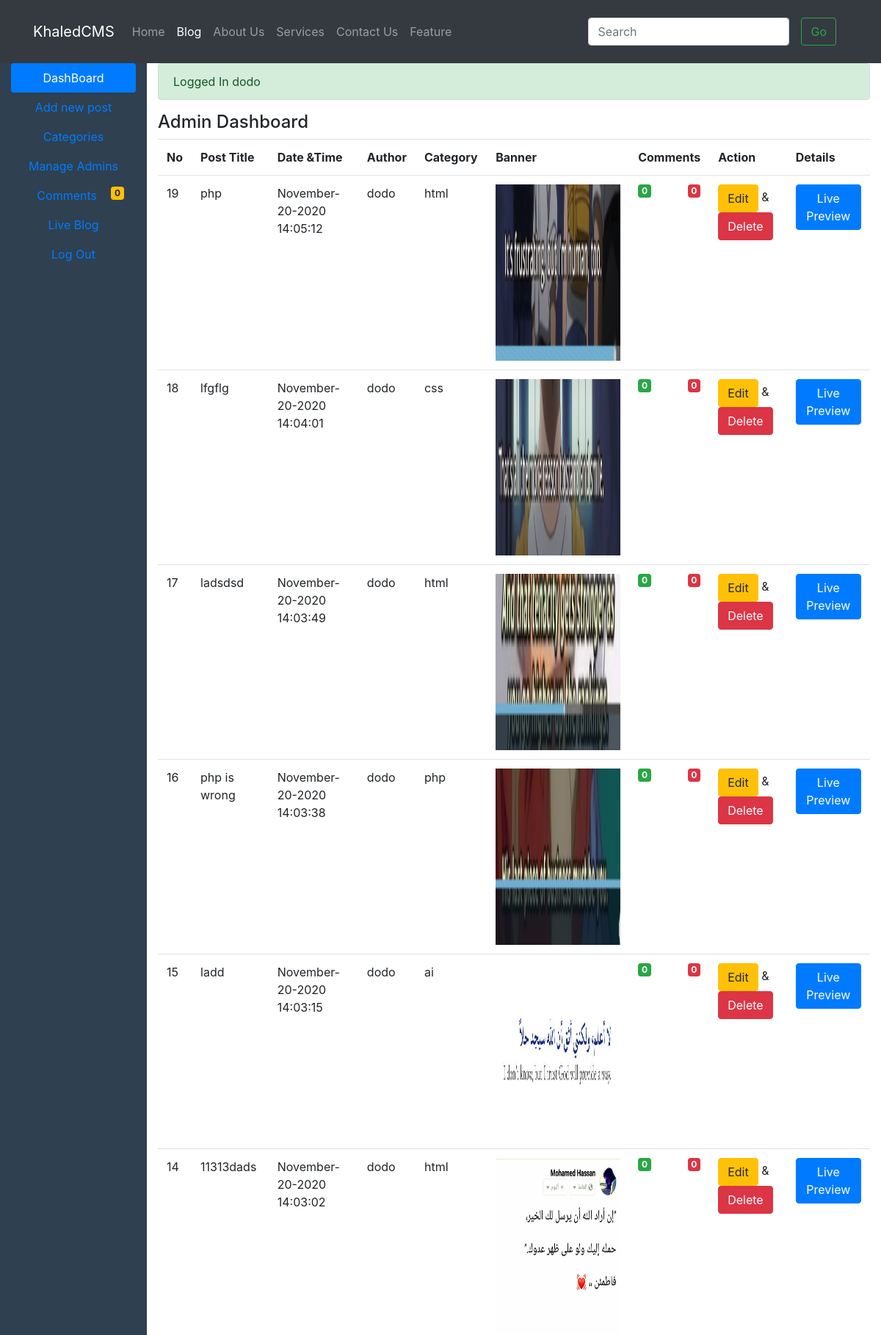
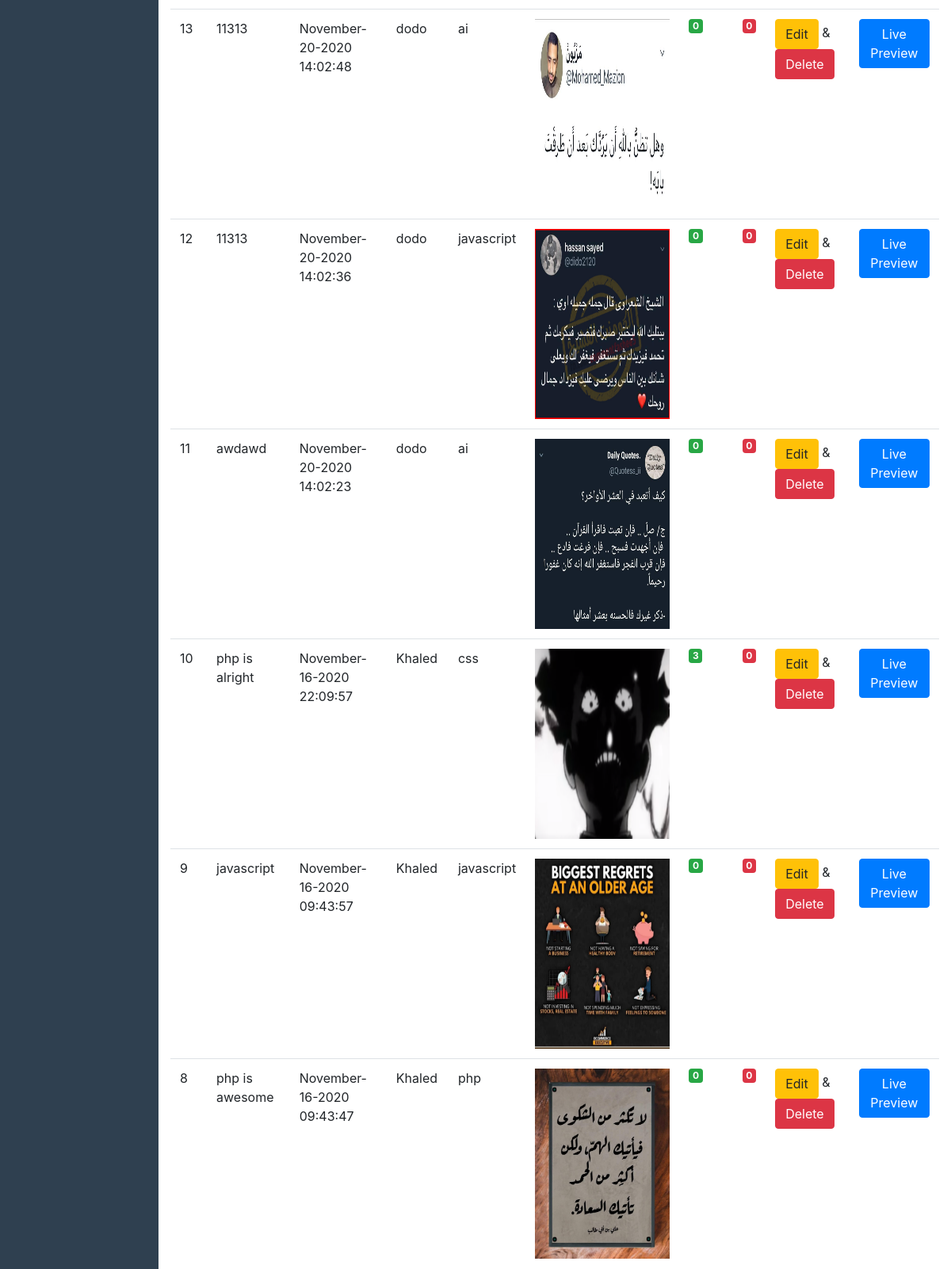
The page /dashboard.php (signed in, upper part) on the database its author committed (2 pictures, top to bottom).
### tables this page shows
CREATE TABLE `admin_panel` (
  `id` int(11) NOT NULL,
  `datetime` varchar(255) NOT NULL,
  `title` varchar(255) NOT NULL,
  `category` varchar(255) NOT NULL,
  `author` varchar(100) NOT NULL,
  `image` varchar(255) NOT NULL,
  `post` varchar(10000) NOT NULL
);

### dashboard.php (the view, shortened to what this page needs)
<?php require("include/Sessions.php") ?>
<?php require("include/functions.php"); ?>
<!DOCTYPE html>
<html lang="en">
<head>
    <link rel="stylesheet" href="https://stackpath.bootstrapcdn.com/bootstrap/4.3.1/css/bootstrap.min.css">
    <link rel="stylesheet" href="css/admin.css">
</head>
<body>
<nav class="navbar navbar-expand-lg navbar-dark bg-dark">
<div class="container">
  <a class="navbar-brand" href="#">KhaledCMS</a>
  <div class="collapse navbar-collapse" id="navbarNav">
    <ul class="navbar-nav  mr-auto mt-2 mt-lg-0">
      <li class="nav-item">
        <a class="nav-link" href="#">Home</span></a>
      </li>
      <li class="nav-item">
        <a class="nav-link active" target="_blank" href="blog.php">Blog</a>
      </li>
      <li class="nav-item">
        <a class="nav-link" href="#">About Us</a>
      </li>
      <li class="nav-item">
        <a class="nav-link" href="#">Services</a>
      </li>
      <li class="nav-item">
        <a class="nav-link" href="#">Contact Us</a>
      </li>
      <li class="nav-item">
        <a class="nav-link" href="#">Feature</a>
      </li>
    </ul>
    <form action="blog.php" class="form-inline  my-2 my-lg-0">
    <input class="form-control" type="text" name="Search" placeholder="Search">
    <button class="btn btn-outline-success m-3" name="SearchButton">Go</button>
  </form>
  </div>
  </div>
</nav>
<div class="container-fluid">
<div class="row">
<div class="col-sm-2">
<ul id="side_menu" class="nav flex-column nav-pills nav-fill ">
<li class=" nav-item " > <a  class = "nav-link active " href="dashboard.php">DashBoard</a></li>
<li class=" nav-item">  <a class = "nav-link" href="addnewpost.php">Add new post</a></li>
<li class=" nav-item"> <a class = "nav-link " href="categories.php">Categories</a></li>
<li class=" nav-item"> <a class = "nav-link" href="#">Manage Admins</a></li>
<li class=" nav-item"> <a class = "nav-link" href="Comments.php">Comments
<?php
 $queryall = "SELECT COUNT(*) FROM comments WHERE status ='OFF' ";
$Executeall = mysqli_query($connection,$queryall);
$row = mysqli_fetch_array($Executeall);
$total=array_shift($row);
?>
 <span class="float-right badge badge-warning">
<?php
 echo $total;
 ?>
</a></li>
<li class=" nav-item"> <a class = "nav-link" href="#">Live Blog</a></li>
<li class=" nav-item"> <a class = "nav-link" href="logout.php">Log Out</a></li>
</ul>
</div>
<div class="col-sm-10">
<div><?php echo Message();
echo SuccessMessage ()
?></div>
<h4>Admin Dashboard</h4>
<div>
<table class="table table-stripped table-hover">
<tr>
<th>No</th>
<th>Post Title</th>
<th>Date &Time</th>
<th>Author</th>
<th>Category</th>
<th>Banner</th>
<th>Comments</th>
<th>Action</th>
<th>Details</th>
</tr>
<?php
global $connection;
$ViewQuery= "SELECT * FROM admin_panel ORDER BY datetime desc";
$Execute = mysqli_query ($connection,$ViewQuery);
while ($row = mysqli_fetch_assoc($Execute)) {
    $Id = $row["id"];
    $DateTime = $row["datetime"];
    $Title = $row["title"];
    $Category = $row["category"];
    $Admin = $row["author"];
    $Image = $row["image"];
?>
<tr>
<td><?php echo $Id ?></td>
<td><?php echo $Title ?></td>
<td><?php echo $DateTime ?></td>
<td><?php echo $Admin ?></td>
<td><?php echo $Category ?></td>
<td> <img src="Upload/<?php echo $Image ?>" width="170px" height="240px"> </td>
<td>
<?php
global $connection;
$queryapprove = "SELECT COUNT(*) FROM comments WHERE admin_panel_id = '$Id' AND status ='ON' ";
$Executeapproved = mysqli_query($connection,$queryapprove);
$row = mysqli_fetch_array($Executeapproved);
$total=array_shift($row);
?>
 <span class="float-left badge badge-success">
<?php
 echo $total;
 ?>
 </span>
 <?php
 $queryunapproved = "SELECT COUNT(*) FROM comments WHERE admin_panel_id = '$Id' AND status ='OFF' ";
$Executeunapproved = mysqli_query($connection,$queryunapproved);
$row = mysqli_fetch_array($Executeunapproved);
$total=array_shift($row);
?>
 <span class="float-right badge badge-danger">
<?php
 echo $total;
 ?>
</td>
<td> <a href="EditPost.php?Edit=<?php echo $Id ?> "> <span class="btn btn-warning">Edit</span>  </a> &
<a href="DeletePost.php?Delete=<?php echo $Id ?> "> <span class="btn btn-danger">Delete</span> </a>
 </td>
<td><a  target="_blank" href="FullPost.php?id=<?php echo $Id ?> "> <span class="btn btn-primary">Live Preview</span></td>
</tr>
<?php } ?>
</table>
</div>
</div>
</div>
</body>
</html>

### css/admin.css (style rules this page uses)
body { background-color: #2f4050; }
.col-sm-10 { background-color: #ffffff; }
#side_menu { color: #9fb1c2; }

### rows shown on the page
admin_panel: id "19", title "php", datetime "November-20-2020 14:05:12", author "dodo", category "html", image (picture), total "0"
admin_panel: id "18", title "lfgflg", datetime "November-20-2020 14:04:01", author "dodo", category "css", image (picture), total "0"
admin_panel: id "17", title "ladsdsd", datetime "November-20-2020 14:03:49", author "dodo", category "html", image (picture), total "0"
admin_panel: id "16", title "php is wrong", datetime "November-20-2020 14:03:38", author "dodo", category "php", image (picture), total "0"
admin_panel: id "15", title "ladd", datetime "November-20-2020 14:03:15", author "dodo", category "ai", image (picture), total "0"
admin_panel: id "14", title "11313dads", datetime "November-20-2020 14:03:02", author "dodo", category "html", image (picture), total "0"
admin_panel: id "13", title "11313", datetime "November-20-2020 14:02:48", author "dodo", category "ai", image (picture), total "0"
admin_panel: id "12", title "11313", datetime "November-20-2020 14:02:36", author "dodo", category "javascript", image (picture), total "0"
admin_panel: id "11", title "awdawd", datetime "November-20-2020 14:02:23", author "dodo", category "ai", image (picture), total "0"
admin_panel: id "10", title "php is alright", datetime "November-16-2020 22:09:57", author "Khaled", category "css", image (picture), total "3", total "0"
admin_panel: id "9", title "javascript", datetime "November-16-2020 09:43:57", author "Khaled", category "javascript", image (picture), total "0"
admin_panel: id "8", title "php is awesome", datetime "November-16-2020 09:43:47", author "Khaled", category "php", image (picture), total "0"

### other values the page prints
$total "0"
SuccessMessage () "Logged In dodo"
